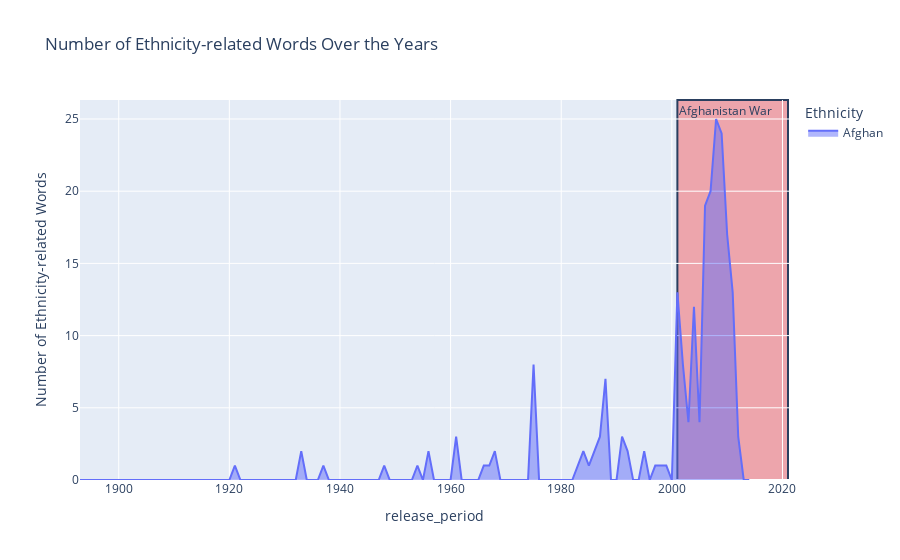

The cell this chart's notebook holds for it:
### Code cell
ethnicities=['Afghan']
plot_occurrences(df_sum, ethmerged, ethnicities, 1,[
    ('2001', '2021', 'Afghanistan War')
])

### Figure 1 — Plotly figure (JSON) as saved in the notebook; plotly's stock layout.template omitted (floating-point values rounded to 4 significant figures)
{"data": [{"fillpattern": {"shape": ""}, "hovertemplate": "Ethnicity=Afghan<br>release_period=%{x}<br>Number of Ethnicity-related Words=%{y}<extra></extra>", "legendgroup": "Afghan", "line": {"color": "#636efa"}, "marker": {"symbol": "circle"}, "mode": "lines", "name": "Afghan", "orientation": "v", "showlegend": true, "stackgroup": "1", "type": "scatter", "x": [1893, 1894, 1895, 1896, 1897, 1898, 1899, 1900, 1901, 1902, 1903, 1904, 1905, 1906, 1907, 1908, 1909, 1910, 1911, 1912, 1913, 1914, 1915, 1916, 1917, 1918, 1919, 1920, 1921, 1922, 1923, 1924, 1925, 1926, 1927, 1928, 1929, 1930, 1931, 1932, 1933, 1934, 1935, 1936, 1937, 1938, 1939, 1940, 1941, 1942, 1943, 1944, 1945, 1946, 1947, 1948, 1949, 1950, 1951, 1952, 1953, 1954, 1955, 1956, 1957, 1958, 1959, 1960, 1961, 1962, 1963, 1964, 1965, 1966, 1967, 1968, 1969, 1970, 1971, 1972, 1973, 1974, 1975, 1976, 1977, 1978, 1979, 1980, 1981, 1982, 1983, 1984, 1985, 1986, 1987, 1988, 1989, 1990, 1991, 1992, 1993, 1994, 1995, 1996, 1997, 1998, 1999, 2000, 2001, 2002, 2003, 2004, 2005, 2006, 2007, 2008, 2009, 2010, 2011, 2012, 2013, 2014], "xaxis": "x", "y": [0, 0, 0, 0, 0, 0, 0, 0, 0, 0, 0, 0, 0, 0, 0, 0, 0, 0, 0, 0, 0, 0, 0, 0, 0, 0, 0, 0, 1, 0, 0, 0, 0, 0, 0, 0, 0, 0, 0, 0, 2, 0, 0, 0, 1, 0, 0, 0, 0, 0, 0, 0, 0, 0, 0, 1, 0, 0, 0, 0, 0, 1, 0, 2, 0, 0, 0, 0, 3, 0, 0, 0, 0, 1, 1, 2, 0, 0, 0, 0, 0, 0, 8, 0, 0, 0, 0, 0, 0, 0, 1, 2, 1, 2, 3, 7, 0, 0, 3, 2, 0, 0, 2, 0, 1, 1, 1, 0, 13, 8, 4, 12, 4, 19, 20, 25, 24, 17, 13, 3, 0, 0], "yaxis": "y"}], "layout": {"annotations": [{"showarrow": false, "text": "Afghanistan War", "x": "2001", "xanchor": "left", "xref": "x", "y": 1, "yanchor": "top", "yref": "y domain"}], "legend": {"title": {"text": "Ethnicity"}, "tracegroupgap": 0}, "shapes": [{"fillcolor": "rgba(255, 0, 0, 0.3)", "layer": "below", "type": "rect", "x0": "2001", "x1": "2021", "xref": "x", "y0": 0, "y1": 1, "yref": "y domain"}], "title": {"text": "Number of Ethnicity-related Words Over the Years "}, "xaxis": {"anchor": "y", "domain": [0, 1], "title": {"text": "release_period"}}, "yaxis": {"anchor": "x", "domain": [0, 1], "title": {"text": "Number of Ethnicity-related Words"}}}}
